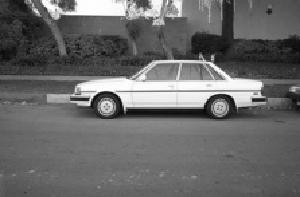
#> input picture Source/sample/car.jpg, 300 x 197 px, found by its file name
$ python sim.py
#> lines starting #> are read from the running program, lines starting #| are printed output that depends on the picture
import numpy as np
import multiprocessing as mlp
import matplotlib.pyplot as plt
import cv2 as cv

# [9 lines left out: function load_real_spike, not called in this run]

def load_image(input_path):
    """
    Load images.
    args:
        - input_path
    return:
        - grayscale image
    """
#> called with input_path = 'Source/sample/car.jpg'
    img = cv.imread(input_path, cv.IMREAD_GRAYSCALE)
#> img is the input picture: shape (197, 300); min 0, max 255, mean 104.5
    img = cv.resize(img, (400, 250), interpolation=cv.INTER_CUBIC)
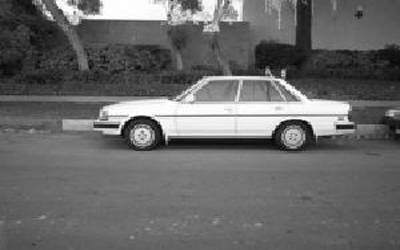
#> img: shape (250, 400); min 0, max 255, mean 104.5
    return np.array(img)/np.amax(img)

def Diffuse_Noise(lamb=25, num=10):
    """
    Generate Poisson distributed diffusion noise.
    args:
        - lamb: Expectation of interva
        - num: Output shape
    return:
        - The array records the location of noise
    """
    poisson = np.random.poisson(lamb, num)
    noise = np.zeros(250)
    key = 0
    for item in poisson:
        key += item
        if key > 249:
            break
        noise[key] = 0.001 * (np.random.random() - 0.5)
    return noise

# [22 lines left out: function Inherent_Noise, not called in this run]

def Simulation(I, T=50):
    """
    Simulate the spike generation process of spiking cameras.
    args:
        - I: luminance intensity of a given pixel
        - T: simulation time length (var: sim_time)
    return:
        - 0/1 binary array (spikes, shape: 1xT)
    """
#> called with I = 0.243, T = 50
    # Initialize Sensor Parameters
    Vth = 2.0
    Eta = 10**(-13)*1.09
    Lambda = 10**(-4)*1.83
    Cpd = 10.0**(-15)*15
    CLK = 10.0**(6)*10
    delta_t = 2 / CLK
    K = delta_t * Eta / (Lambda * Cpd)

    syn_spike = 0
    syn_rec = []
    vol = 0
    for n in range(T):
        g = np.random.rand() if n==0 else I  # Random Initialization
        noise_1 = Diffuse_Noise()   # Initialize Diffusion Noise
        for t in range(250):
            g = g + noise_1[t]  # Add Diffusion Noise
            vol += g * K
            if vol >= Vth:
                syn_spike = 1
                vol = 0
        if syn_spike == 1:      # Readout Spikes
            syn_rec.append(1)
        else:
            syn_rec.append(0)
        syn_spike = 0

    return syn_rec

# [83 lines left out: functions Simulation_Simplified, Visualization, Display, not called in this run]


if __name__ == '__main__':

    # input_path = 'Pic/sample/real_spike.npz'
    input_path = 'Source/sample/car.jpg'
    sim_time = 50
    sim_type = 'image' # 'image' 'spike'

    # Simulation from Raw Spikes or Images
    if sim_type == 'spike':
        raw_spike = load_real_spike(input_path)['arr_0']
        image = raw_spike.mean(axis=2)
    elif sim_type == 'image':
        image = load_image(input_path)

    # Parallel Acceleration of Simulation
    max_cpu = mlp.cpu_count()
    with mlp.Pool(max_cpu) as p:
        sim_spike = p.map(Simulation, image.flatten())
#> (the run stopped early here; a loop or call above may not have finished)
